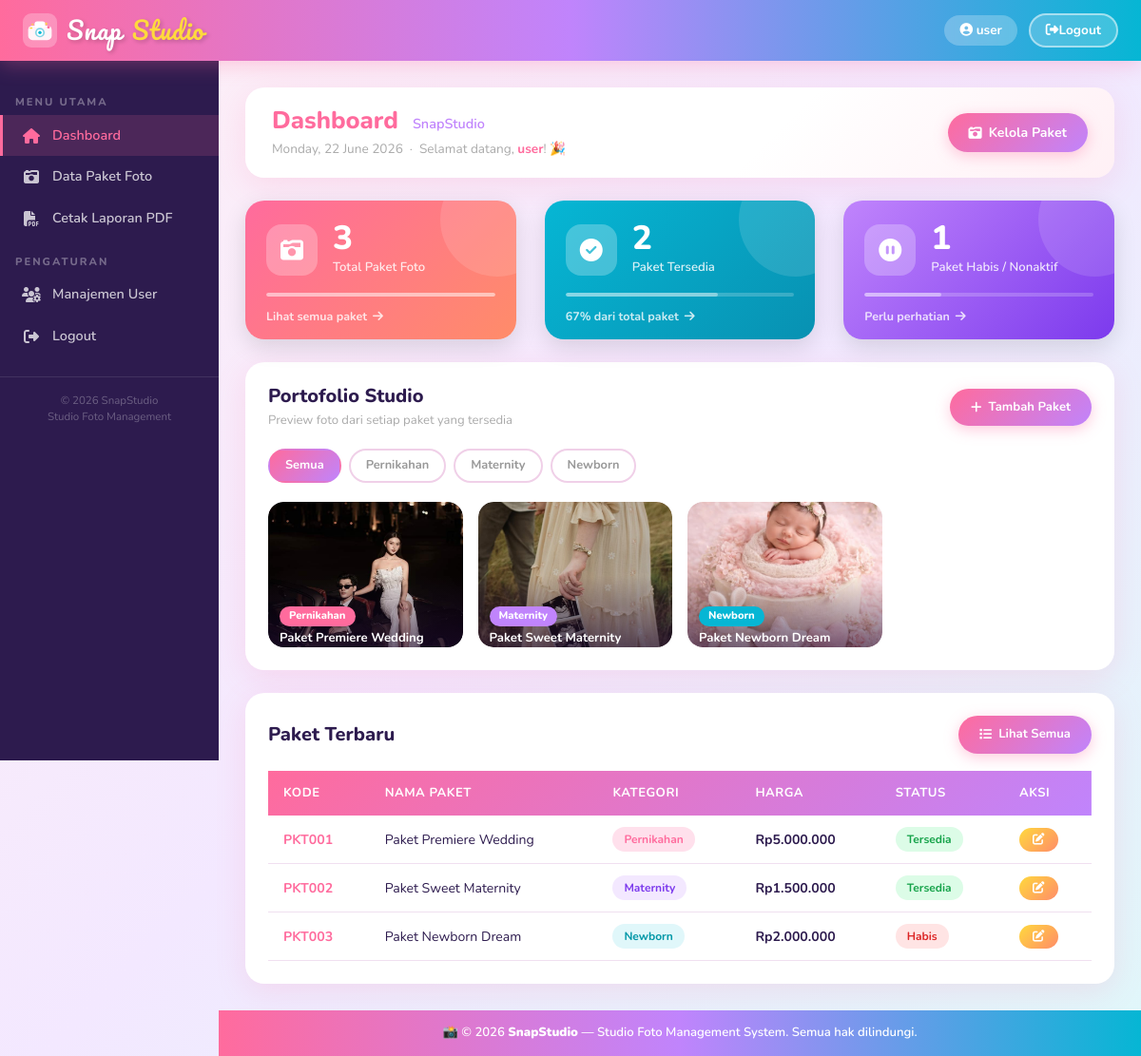
/ (signed in), run on the app's committed database.
### tables this page shows
CREATE TABLE `tb_paket_foto` (
  `id_paket` varchar(20) NOT NULL,
  `nama_paket` varchar(100) NOT NULL,
  `kategori` enum('Pernikahan','Maternity','Newborn','Keluarga','Wisuda','Komersial','Portrait') NOT NULL,
  `durasi_sesi` int(11) NOT NULL COMMENT 'dalam menit',
  `harga` decimal(12,2) NOT NULL,
  `jumlah_foto` int(11) NOT NULL COMMENT 'jumlah foto yang disertakan',
  `deskripsi` text DEFAULT NULL,
  `tanggal_input` date NOT NULL,
  `foto_paket` varchar(255) DEFAULT NULL,
  `status` enum('Tersedia','Habis','Nonaktif') DEFAULT 'Tersedia',
  PRIMARY KEY (`id_paket`)
);

### index.php (the view, shortened to what this page needs)
<?php include 'partials/header.php'; ?>
<div class="main-content">
<?php
include 'koneksi.php';
$total  = mysqli_fetch_row(mysqli_query($koneksi, "SELECT COUNT(*) FROM tb_paket_foto"))[0];
$aktif  = mysqli_fetch_row(mysqli_query($koneksi, "SELECT COUNT(*) FROM tb_paket_foto WHERE status='Tersedia'"))[0];
$habis  = mysqli_fetch_row(mysqli_query($koneksi, "SELECT COUNT(*) FROM tb_paket_foto WHERE status='Habis'"))[0];
$foto_result = mysqli_query($koneksi, "SELECT nama_paket, kategori, foto_paket, harga FROM tb_paket_foto WHERE foto_paket != '' ORDER BY tanggal_input DESC");
$fotos = [];
while ($f = mysqli_fetch_assoc($foto_result)) $fotos[] = $f;
?>
<div class="page-header" style="background: linear-gradient(135deg, white 60%, #FFF0F5 100%);">
    <div>
        <h1 style="margin:0 0 4px;">
            <span>Dashboard</span>
            <span style="font-size:0.9rem; font-weight:600; color:#C084FC; margin-left:8px;">SnapStudio</span>
        </h1>
        <p style="margin:0; font-size:0.85rem; color:#aaa;">
            <?php echo date('l, d F Y'); ?> &nbsp;·&nbsp; Selamat datang, <strong style="color:#FF6B9D;"><?php echo htmlspecialchars($_SESSION['username']); ?></strong>! 🎉
        </p>
    </div>
    <a href="paket.php" class="btn-snap-primary"><i class="fas fa-camera-retro"></i> Kelola Paket</a>
</div>
<div class="row g-3 mb-4">
    <div class="col-md-4 col-12">
        <div class="stat-card-new" style="background:linear-gradient(135deg,#FF6B9D 0%,#FF8C69 100%);">
            <div class="stat-card-inner">
                <div class="stat-card-icon-wrap">
                    <i class="fas fa-camera-retro"></i>
                </div>
                <div class="stat-card-info">
                    <div class="stat-num"><?php echo $total; ?></div>
                    <div class="stat-lbl">Total Paket Foto</div>
                </div>
            </div>
            <div class="stat-card-bar">
                <div class="stat-bar-fill" style="width:100%; background:rgba(255,255,255,0.4);"></div>
            </div>
            <a href="paket.php" class="stat-card-link">Lihat semua paket <i class="fas fa-arrow-right"></i></a>
        </div>
    </div>
    <div class="col-md-4 col-12">
        <div class="stat-card-new" style="background:linear-gradient(135deg,#06B6D4 0%,#0891B2 100%);">
            <div class="stat-card-inner">
                <div class="stat-card-icon-wrap">
                    <i class="fas fa-check-circle"></i>
                </div>
                <div class="stat-card-info">
                    <div class="stat-num"><?php echo $aktif; ?></div>
                    <div class="stat-lbl">Paket Tersedia</div>
                </div>
            </div>
            <div class="stat-card-bar">
                <?php $pct = $total > 0 ? ($aktif/$total)*100 : 0; ?>
                <div class="stat-bar-fill" style="width:<?php echo $pct; ?>%; background:rgba(255,255,255,0.4);"></div>
            </div>
            <a href="paket.php" class="stat-card-link"><?php echo round($pct); ?>% dari total paket <i class="fas fa-arrow-right"></i></a>
        </div>
    </div>
    <div class="col-md-4 col-12">
        <div class="stat-card-new" style="background:linear-gradient(135deg,#C084FC 0%,#7C3AED 100%);">
            <div class="stat-card-inner">
                <div class="stat-card-icon-wrap">
                    <i class="fas fa-pause-circle"></i>
                </div>
                <div class="stat-card-info">
                    <div class="stat-num"><?php echo $habis; ?></div>
                    <div class="stat-lbl">Paket Habis / Nonaktif</div>
                </div>
            </div>
            <div class="stat-card-bar">
                <?php $pct2 = $total > 0 ? ($habis/$total)*100 : 0; ?>
                <div class="stat-bar-fill" style="width:<?php echo $pct2; ?>%; background:rgba(255,255,255,0.4);"></div>
            </div>
            <a href="paket.php" class="stat-card-link">Perlu perhatian <i class="fas fa-arrow-right"></i></a>
        </div>
    </div>
</div>
<div class="snap-card mb-4">
    <div class="card-body">
        <div style="display:flex; justify-content:space-between; align-items:center; margin-bottom:20px; flex-wrap:wrap; gap:10px;">
            <div>
                <h5 style="font-weight:800; color:#2D1B4E; margin:0 0 4px;">Portofolio Studio</h5>
                <p style="margin:0; font-size:0.82rem; color:#aaa;">Preview foto dari setiap paket yang tersedia</p>
            </div>
            <a href="tambah.php" class="btn-snap-primary" style="font-size:0.82rem;">
                <i class="fas fa-plus"></i> Tambah Paket
            </a>
        </div>
        <?php if (empty($fotos)): ?>
        <div style="text-align:center; padding:48px 20px; color:#ccc;">
            <div style="font-size:3rem; margin-bottom:12px;"></div>
            <p style="font-weight:700; color:#ddd; margin:0;">Belum ada foto paket</p>
            <p style="font-size:0.82rem; margin:4px 0 16px;">Tambahkan paket foto pertama kamu!</p>
            <a href="tambah.php" class="btn-snap-primary">Tambah Sekarang</a>
        </div>
        <?php else: ?>
        <div style="display:flex; gap:8px; flex-wrap:wrap; margin-bottom:20px;" id="filter-tabs">
            <button class="filter-tab active" data-cat="semua" onclick="filterPortfolio('semua')">Semua</button>
            <?php
            $cats = array_unique(array_column($fotos, 'kategori'));
            foreach ($cats as $cat):
            ?>
            <button class="filter-tab" data-cat="<?php echo $cat; ?>" onclick="filterPortfolio('<?php echo $cat; ?>')">
                <?php echo $cat; ?>
            </button>
            <?php endforeach; ?>
        </div>
        <div class="portfolio-grid" id="portfolio-grid">
            <?php foreach ($fotos as $i => $foto):
                $img_path = 'uploads/' . $foto['foto_paket'];
                $has_img  = !empty($foto['foto_paket']) && file_exists($img_path);
                $cat_colors = [
                    'Pernikahan'=>'#FF6B9D','Maternity'=>'#C084FC','Newborn'=>'#06B6D4',
                    'Keluarga'=>'#FFD93D','Wisuda'=>'#FF8C69','Komersial'=>'#16A34A','Portrait'=>'#7C3AED'
                ];
                $color = $cat_colors[$foto['kategori']] ?? '#FF6B9D';
            ?>
            <div class="portfolio-item" data-cat="<?php echo $foto['kategori']; ?>">
                <div class="portfolio-img-wrap">
                    <?php if ($has_img): ?>
                        <img src="<?php echo $img_path; ?>" alt="<?php echo htmlspecialchars($foto['nama_paket']); ?>" class="portfolio-img">
                    <?php else: ?>
                        <div class="portfolio-placeholder" style="background:linear-gradient(135deg, <?php echo $color; ?>33, <?php echo $color; ?>66);">
                            <i class="fas fa-camera" style="font-size:2rem; color:<?php echo $color; ?>;"></i>
                        </div>
                    <?php endif; ?>
                    <div class="portfolio-overlay">
                        <span class="portfolio-cat" style="background:<?php echo $color; ?>;"><?php echo $foto['kategori']; ?></span>
                        <p class="portfolio-name"><?php echo htmlspecialchars($foto['nama_paket']); ?></p>
                    </div>
                </div>
            </div>
            <?php endforeach; ?>
        </div>
        <?php endif; ?>
    </div>
</div>
<div class="snap-card">
    <div class="card-body">
        <div style="display:flex; justify-content:space-between; align-items:center; margin-bottom:18px;">
            <h5 style="font-weight:800; color:#2D1B4E; margin:0;">Paket Terbaru</h5>
            <a href="paket.php" class="btn-snap-primary" style="font-size:0.82rem;"><i class="fas fa-list"></i> Lihat Semua</a>
        </div>
        <div style="overflow-x:auto;">
        <table class="snap-table w-100">
            <thead>
                <tr><th>Kode</th><th>Nama Paket</th><th>Kategori</th><th>Harga</th><th>Status</th><th>Aksi</th></tr>
            </thead>
            <tbody>
            <?php
            $badge     = ['Tersedia'=>'badge-green','Habis'=>'badge-red','Nonaktif'=>'badge-yellow'];
            $cat_color = ['Pernikahan'=>'badge-pink','Maternity'=>'badge-purple','Newborn'=>'badge-teal','Keluarga'=>'badge-yellow','Wisuda'=>'badge-pink','Komersial'=>'badge-teal','Portrait'=>'badge-purple'];
            $q = "SELECT * FROM tb_paket_foto ORDER BY tanggal_input DESC LIMIT 5";
            $r = mysqli_query($koneksi, $q);
            while ($row = mysqli_fetch_assoc($r)):
            ?>
            <tr>
                <td><strong style="color:#FF6B9D;"><?php echo $row['id_paket']; ?></strong></td>
                <td><?php echo htmlspecialchars($row['nama_paket']); ?></td>
                <td><span class="badge-snap <?php echo $cat_color[$row['kategori']] ?? 'badge-pink'; ?>"><?php echo $row['kategori']; ?></span></td>
                <td><strong>Rp<?php echo number_format($row['harga'], 0, ',', '.'); ?></strong></td>
                <td><span class="badge-snap <?php echo $badge[$row['status']] ?? 'badge-yellow'; ?>"><?php echo $row['status']; ?></span></td>
                <td>
                    <a href="edit.php?id=<?php echo $row['id_paket']; ?>" class="btn-action btn-edit"><i class="fas fa-edit"></i></a>
                </td>
            </tr>
            <?php endwhile; ?>
            </tbody>
        </table>
        </div>
    </div>
</div>
</div>
<?php include 'partials/footer.php'; ?>

### partials/header.php (style rules this page uses)
:root { --pink-main: #FF6B9D; --pink-light: #FFB3CE; --pink-pale: #FFF0F5; --yellow-main: #FFD93D; --yellow-light: #FFF5CC; --purple-main: #C084FC; --purple-light: #F3E8FF; --teal-main: #06B6D4; --teal-light: #E0F7FA; --coral: #FF8C69; --sidebar-bg: #2D1B4E; --sidebar-hover:#FF6B9D; --text-dark: #2D1B4E; --card-shadow: 0 8px 32px rgba(255,107,157,0.15); }
* { box-sizing: border-box; }
body { margin: 0; padding: 0; background: linear-gradient(135deg, #FFF0F5 0%, #F3E8FF 50%, #E0F7FA 100%); font-family: 'Nunito', sans-serif; min-height: 100vh; }
.main-content { margin-left: 230px; margin-top: 64px; padding: 28px; min-height: calc(100vh - 64px); }
.page-header { background: white; border-radius: 20px; padding: 20px 28px; margin-bottom: 24px; box-shadow: var(--card-shadow); display: flex; align-items: center; justify-content: space-between; flex-wrap: wrap; gap: 12px; }
.page-header h1 { font-size: 1.6rem; font-weight: 800; color: var(--text-dark); margin: 0; }
.page-header h1 span { color: #FF6B9D; }
.btn-snap-primary { background: linear-gradient(135deg, #FF6B9D, #C084FC); color: white; border: none; padding: 10px 22px; border-radius: 50px; font-weight: 700; font-size: 0.88rem; text-decoration: none; transition: all 0.3s; display: inline-flex; align-items: center; gap: 7px; box-shadow: 0 4px 15px rgba(255,107,157,0.35); }
.snap-card { background: white; border-radius: 20px; box-shadow: var(--card-shadow); overflow: hidden; }
.snap-card .card-body { padding: 24px; }
.snap-table { width: 100%; border-collapse: collapse; }
.snap-table thead tr { background: linear-gradient(135deg, #FF6B9D, #C084FC); color: white; }
.snap-table thead th { padding: 14px 16px; font-size: 0.82rem; font-weight: 700; text-transform: uppercase; letter-spacing: 0.5px; border: none; }
.snap-table tbody tr { border-bottom: 1px solid #f0e0f0; transition: background 0.2s; }
.snap-table tbody td { padding: 12px 16px; vertical-align: middle; font-size: 0.88rem; color: var(--text-dark); }
.badge-snap { display: inline-block; padding: 4px 12px; border-radius: 50px; font-size: 0.75rem; font-weight: 700; }
.badge-pink { background: #FFE0EC; color: #FF6B9D; }
.badge-purple { background: #F3E8FF; color: #7C3AED; }
.badge-teal { background: #E0F7FA; color: #0097A7; }
.badge-green { background: #DCFCE7; color: #16A34A; }
.badge-red { background: #FFE4E4; color: #DC2626; }
.btn-action { padding: 6px 14px; border-radius: 50px; font-size: 0.78rem; font-weight: 700; border: none; cursor: pointer; text-decoration: none; display: inline-flex; align-items: center; gap: 5px; transition: all 0.25s; }
.btn-edit { background: linear-gradient(135deg, #FFD93D, #FF8C69); color: white; }

### data on the page
tb_paket_foto: foto_paket (picture), kategori "Pernikahan", nama_paket "Paket Premiere Wedding", id_paket "PKT001", harga "5.000.000", status "Tersedia"
tb_paket_foto: foto_paket (picture), kategori "Maternity", nama_paket "Paket Sweet Maternity", id_paket "PKT002", harga "1.500.000", status "Tersedia"
tb_paket_foto: foto_paket (picture), kategori "Newborn", nama_paket "Paket Newborn Dream", id_paket "PKT003", harga "2.000.000", status "Habis"

### other printed values
$_SESSION['username'] "user"
$total "3"
$aktif "2"
$pct "67"
$habis "1"
$cat "Pernikahan"
$cat "Maternity"
$cat "Newborn"
